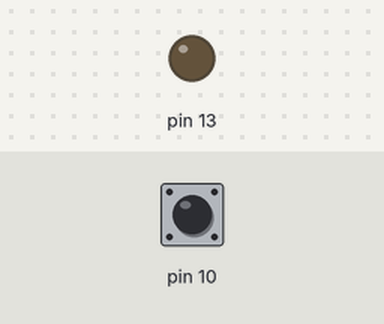
A sketch run on a simulated Arduino Uno, built with avr-gcc and run on an emulated ATmega328P. Parts: output pins drawn as LEDs (lit = HIGH). The test bench sets the inputs (shaded band); at power-on: pin 10 HIGH.

Above: at 1.2 s.
1.3 s: pin 10 pulled LOW for 0.15 s
At 1.4 s:
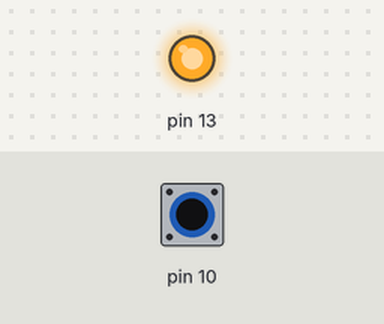
3.0 s: pin 10 pulled LOW for 3.2 s
At 6.7 s:
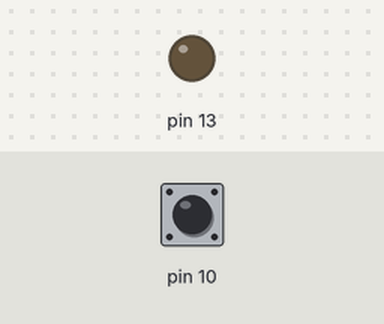
Timing chart, 0 to 8.2 s (numbered marks = the images above; inputs shaded):
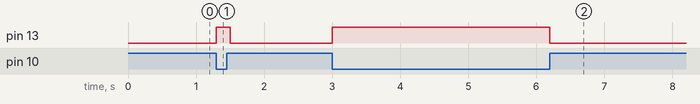

The sketch:

week4.ino
```cpp
void setup()
{
  //Serial.begin(9600);
  pinMode(10, INPUT_PULLUP);
  pinMode(13, OUTPUT);
}

void loop()
{
  int sw = digitalRead(10);
  if (sw==LOW){
      digitalWrite(13, HIGH);
  }
  else
  {
      digitalWrite(13, LOW);
  }
  delay(100);
}
```

Measured:
- after the input at 1.3 s, pin 13: LOW → HIGH at once, → LOW 0.20 s later
- after the input at 3.0 s, pin 13: LOW → HIGH at once, → LOW 3.2 s later
